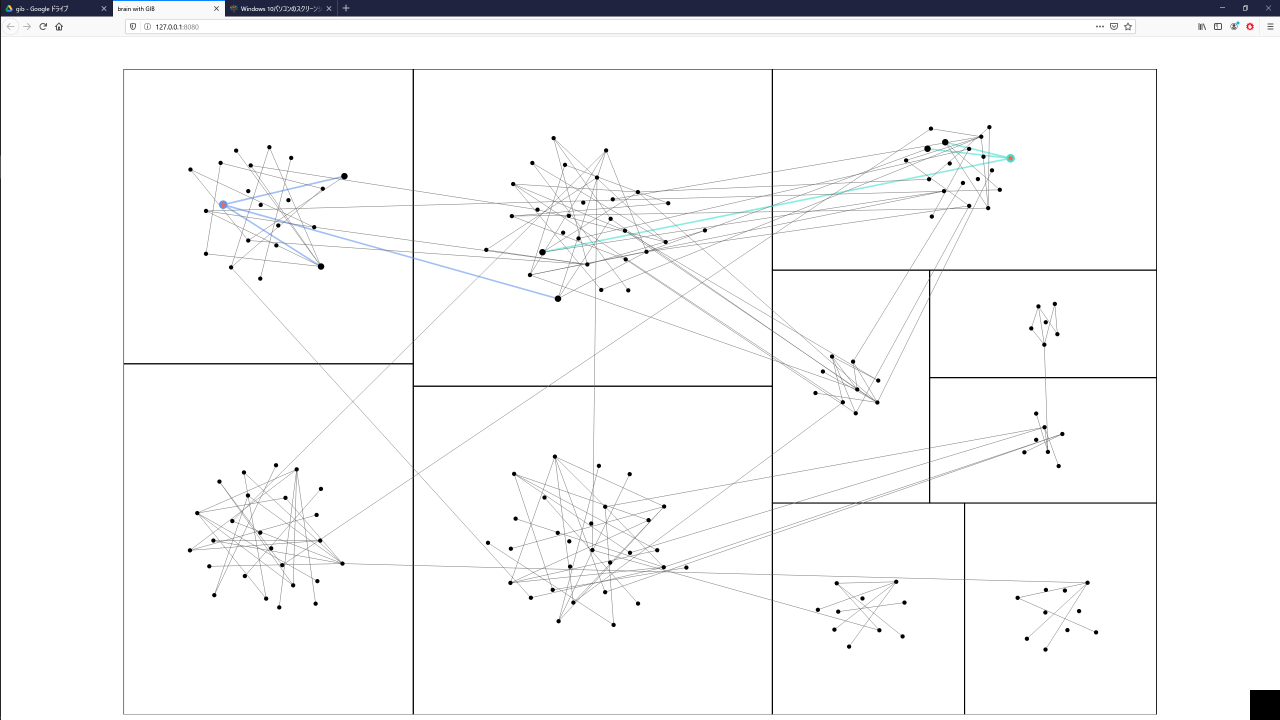
#> input picture analyze/data/screenshot.png, 2560 x 1440 px (shown at 1/2 size)
$ python arrange_AOI.py
#> lines starting #> are read from the running program, lines starting #| are printed output that depends on the picture
from PIL import Image, ImageDraw
import matplotlib.pyplot as plt
import numpy as np
import json

path = '../data/screenshot.png'
img = Image.open(path)
#> img is the input picture: PIL image 2560x1440 RGB; mean R, G, B 245.5, 245.7, 246.4
draw = ImageDraw.Draw(img)

x_offset = 247
y_offset = 138
ratio = 2.15

data = json.load(open('../../src/data/random/0.json'))
#> (reads data_generation/forceInABox/bug/data/0.json from the repository)
for group in data['groups']:
    x = group['x']
    y = group['y']
    dx = group['dx']
    dy = group['dy']
    x = x * ratio + x_offset
    y = y * ratio + y_offset
    dx = dx * ratio
    dy = dy * ratio
    draw.rectangle((x, y, x + dx, y + dy), outline=(255, 0, 0))

img.show()
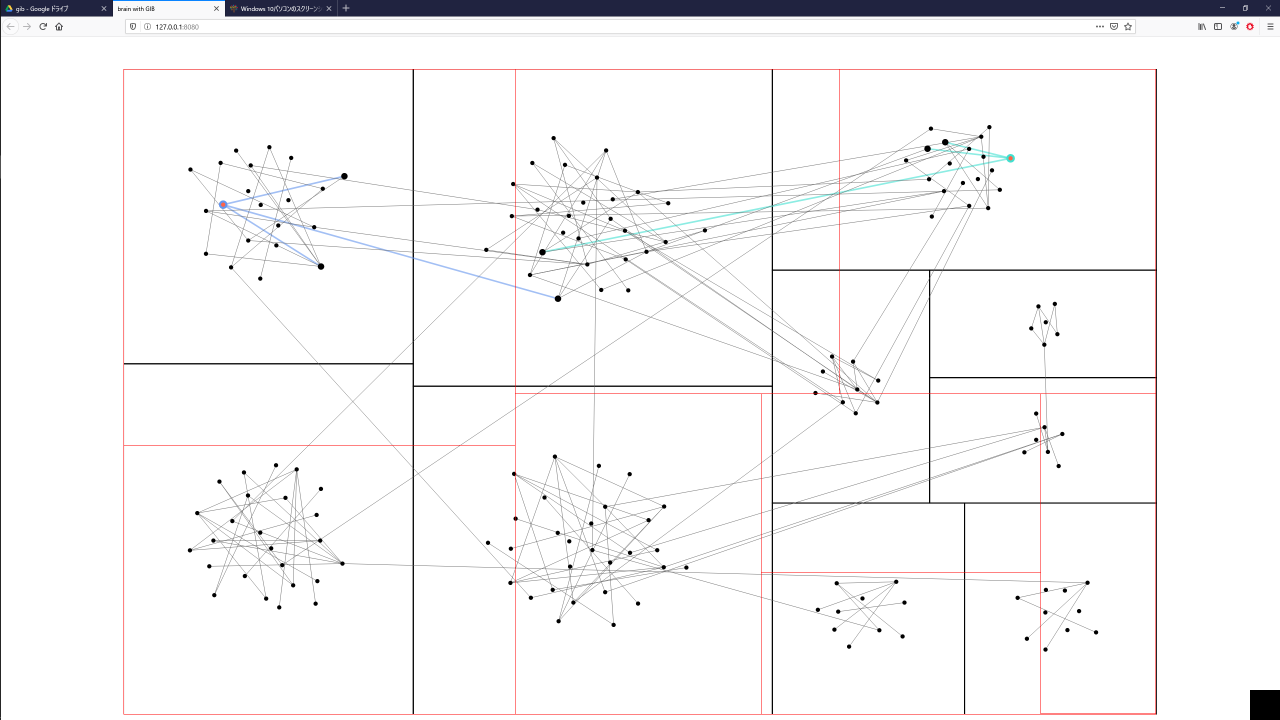
#> shown: PIL image 2560x1440 RGB (shown at 1/2 size); mean R, G, B 245.8, 245.1, 245.8
